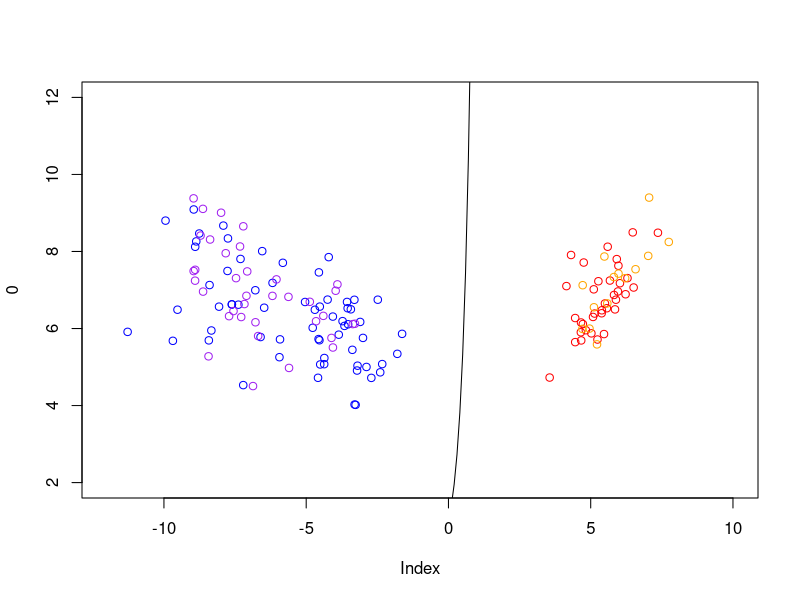

Source code (R):
ld <- cbind(c(0.8293776,1.5344731,-2.2012117,-2.8104603),c(0.02410215,2.16452123,-0.93192121,2.83918785))
iris.data <- as.matrix(subset(iris,select=c(1:4)))
iris.data <- iris.data%*%ld
iris.data <- cbind(iris.data,c(rep(-1,50),rep(1,100)))
colnames(iris.data) <- c("LD1","LD2","Species")

iris.data = iris.data[sample(1:150,150,replace = F),1:3]
iris.train <- iris.data[1:100,]
iris.test <- iris.data[101:150,]

w <- c(0,0)

#train perceptron
for(i in 1:100)
{
  w <- w + iris.train[i,3]*iris.train[i,1:2]
}


#train data
plot(0,xlim = c(-12,10),ylim = c(2,12))
points(iris.train[which(iris.train[,3]==-1),1:2],col="red")
points(iris.train[which(iris.train[,3]==1),1:2],col="blue")

x <- seq(-10,10,by=0.1)
y <- exp(w[1]*x/(-w[2]))
points(x,y,type = "l",col="black")



#test data
s <- c(1:50)
for(i in 1:50)
{
  s[i] <- as.numeric(sign(t(w)%*%iris.test[i,1:2]))
  s[i] <- ifelse(s[i]==iris.test[i,3],1,0)
}
sum(s)/50

points(iris.test[which(iris.test[,3]==-1),1:2],col="orange")
points(iris.test[which(iris.test[,3]==1),1:2],col="purple")


































